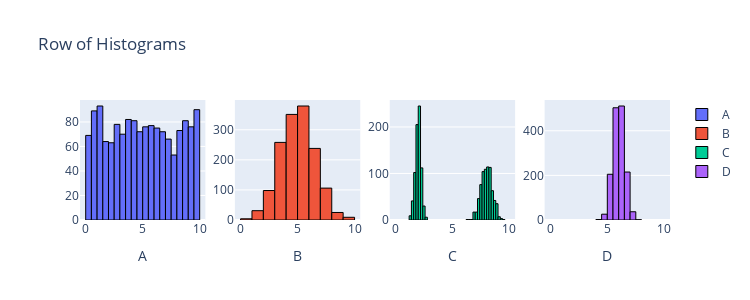

Write notebook code for a chart like this one.
### Markdown cell above
4)

### Code cell
from scipy import stats
import plotly.graph_objects as go
from plotly.subplots import make_subplots
import numpy as np

n = 1500
data1 = stats.uniform.rvs(0, 10, size=n)
data2 = stats.norm.rvs(5, 1.5, size=n)
data3 = np.r_[stats.norm.rvs(2, 0.25, size=int(n/2)), stats.norm.rvs(8, 0.5, size=int(n/2))]
data4 = stats.norm.rvs(6, 0.5, size=n)

fig = make_subplots(rows=1, cols=4)

fig.add_trace(go.Histogram(x=data1, name='A', nbinsx=30, marker=dict(line=dict(color='black', width=1))), row=1, col=1)
fig.add_trace(go.Histogram(x=data2, name='B', nbinsx=15, marker=dict(line=dict(color='black', width=1))), row=1, col=2)
fig.add_trace(go.Histogram(x=data3, name='C', nbinsx=45, marker=dict(line=dict(color='black', width=1))), row=1, col=3)
fig.add_trace(go.Histogram(x=data4, name='D', nbinsx=15, marker=dict(line=dict(color='black', width=1))), row=1, col=4)

fig.update_layout(height=300, width=750, title_text="Row of Histograms")
fig.update_xaxes(title_text="A", row=1, col=1)
fig.update_xaxes(title_text="B", row=1, col=2)
fig.update_xaxes(title_text="C", row=1, col=3)
fig.update_xaxes(title_text="D", row=1, col=4)
fig.update_xaxes(range=[-0.5, 10.5])

for trace in fig.data:
    trace.xbins = dict(start=0, end=10)
    
# This code was produced by just making requests to Microsoft Copilot
# https://github.com/pointOfive/stat130chat130/blob/main/CHATLOG/wk3/COP/SLS/0001_concise_makeAplotV1.md

fig.show() # USE `fig.show(renderer="png")` FOR ALL GitHub and MarkUs SUBMISSIONS

### Figure 1 — Plotly figure (JSON) as saved in the notebook; plotly's stock layout.template omitted (floating-point values rounded to 4 significant figures; data arrays with more than 128 entries replaced by an {"elided": "..."} marker saying what was removed)
{"data": [{"marker": {"line": {"color": "black", "width": 1}}, "name": "A", "nbinsx": 30, "type": "histogram", "x": {"elided": "1500 float values"}, "xaxis": "x", "xbins": {"end": 10, "start": 0}, "yaxis": "y"}, {"marker": {"line": {"color": "black", "width": 1}}, "name": "B", "nbinsx": 15, "type": "histogram", "x": {"elided": "1500 float values"}, "xaxis": "x2", "xbins": {"end": 10, "start": 0}, "yaxis": "y2"}, {"marker": {"line": {"color": "black", "width": 1}}, "name": "C", "nbinsx": 45, "type": "histogram", "x": {"elided": "1500 float values"}, "xaxis": "x3", "xbins": {"end": 10, "start": 0}, "yaxis": "y3"}, {"marker": {"line": {"color": "black", "width": 1}}, "name": "D", "nbinsx": 15, "type": "histogram", "x": {"elided": "1500 float values"}, "xaxis": "x4", "xbins": {"end": 10, "start": 0}, "yaxis": "y4"}], "layout": {"height": 300, "title": {"text": "Row of Histograms"}, "width": 750, "xaxis": {"anchor": "y", "domain": [0, 0.2125], "range": [-0.5, 10.5], "title": {"text": "A"}}, "xaxis2": {"anchor": "y2", "domain": [0.2625, 0.475], "range": [-0.5, 10.5], "title": {"text": "B"}}, "xaxis3": {"anchor": "y3", "domain": [0.525, 0.7375], "range": [-0.5, 10.5], "title": {"text": "C"}}, "xaxis4": {"anchor": "y4", "domain": [0.7875, 1], "range": [-0.5, 10.5], "title": {"text": "D"}}, "yaxis": {"anchor": "x", "domain": [0, 1]}, "yaxis2": {"anchor": "x2", "domain": [0, 1]}, "yaxis3": {"anchor": "x3", "domain": [0, 1]}, "yaxis4": {"anchor": "x4", "domain": [0, 1]}}}
